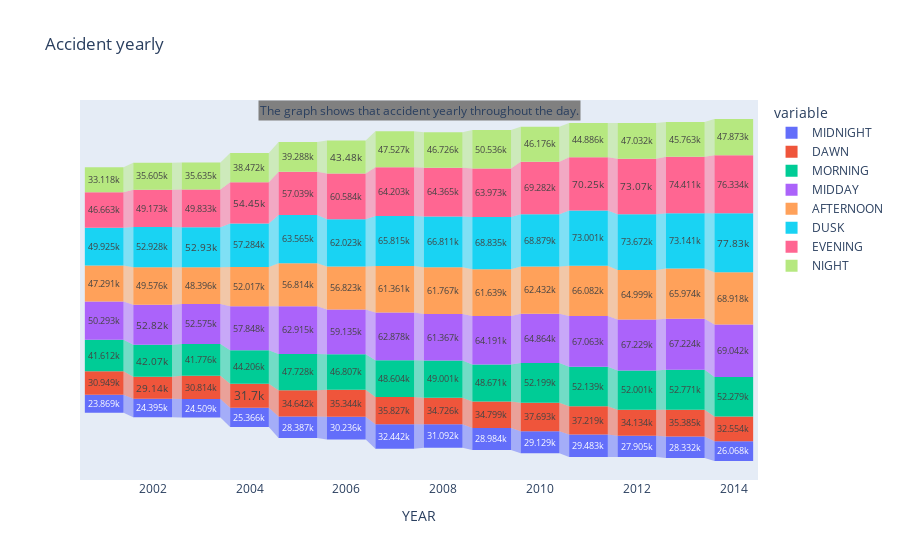

Notebook cell for this chart:
### Code cell
# accident throughout the day
time = ["MIDNIGHT","DAWN","MORNING","MIDDAY","AFTERNOON","DUSK","EVENING","NIGHT"]
fig = px.funnel(grouped_obj1, x=grouped_obj1.index, y=time, title='Accident yearly')
conclusion = 'The graph shows that accident yearly throughout the day.'
fig.add_annotation(text=conclusion, xref='paper', yref='paper', x=.5, y=1, bgcolor='grey', showarrow=False, font=dict(size=12))
fig.show()

### Figure 1 — Plotly figure (JSON) as saved in the notebook; plotly's stock layout.template omitted (floating-point values rounded to 4 significant figures)
{"data": [{"hovertemplate": "variable=MIDNIGHT<br>YEAR=%{x}<br>value=%{y}<extra></extra>", "legendgroup": "MIDNIGHT", "marker": {"color": "#636efa"}, "name": "MIDNIGHT", "orientation": "v", "showlegend": true, "type": "funnel", "x": [2001, 2002, 2003, 2004, 2005, 2006, 2007, 2008, 2009, 2010, 2011, 2012, 2013, 2014], "xaxis": "x", "y": [23869, 24395, 24509, 25366, 28387, 30236, 32442, 31092, 28984, 29129, 29483, 27905, 28332, 26068], "yaxis": "y"}, {"hovertemplate": "variable=DAWN<br>YEAR=%{x}<br>value=%{y}<extra></extra>", "legendgroup": "DAWN", "marker": {"color": "#EF553B"}, "name": "DAWN", "orientation": "v", "showlegend": true, "type": "funnel", "x": [2001, 2002, 2003, 2004, 2005, 2006, 2007, 2008, 2009, 2010, 2011, 2012, 2013, 2014], "xaxis": "x", "y": [30949, 29140, 30814, 31700, 34642, 35344, 35827, 34726, 34799, 37693, 37219, 34134, 35385, 32554], "yaxis": "y"}, {"hovertemplate": "variable=MORNING<br>YEAR=%{x}<br>value=%{y}<extra></extra>", "legendgroup": "MORNING", "marker": {"color": "#00cc96"}, "name": "MORNING", "orientation": "v", "showlegend": true, "type": "funnel", "x": [2001, 2002, 2003, 2004, 2005, 2006, 2007, 2008, 2009, 2010, 2011, 2012, 2013, 2014], "xaxis": "x", "y": [41612, 42070, 41776, 44206, 47728, 46807, 48604, 49001, 48671, 52199, 52139, 52001, 52771, 52279], "yaxis": "y"}, {"hovertemplate": "variable=MIDDAY<br>YEAR=%{x}<br>value=%{y}<extra></extra>", "legendgroup": "MIDDAY", "marker": {"color": "#ab63fa"}, "name": "MIDDAY", "orientation": "v", "showlegend": true, "type": "funnel", "x": [2001, 2002, 2003, 2004, 2005, 2006, 2007, 2008, 2009, 2010, 2011, 2012, 2013, 2014], "xaxis": "x", "y": [50293, 52820, 52575, 57848, 62915, 59135, 62878, 61367, 64191, 64864, 67063, 67229, 67224, 69042], "yaxis": "y"}, {"hovertemplate": "variable=AFTERNOON<br>YEAR=%{x}<br>value=%{y}<extra></extra>", "legendgroup": "AFTERNOON", "marker": {"color": "#FFA15A"}, "name": "AFTERNOON", "orientation": "v", "showlegend": true, "type": "funnel", "x": [2001, 2002, 2003, 2004, 2005, 2006, 2007, 2008, 2009, 2010, 2011, 2012, 2013, 2014], "xaxis": "x", "y": [47291, 49576, 48396, 52017, 56814, 56823, 61361, 61767, 61639, 62432, 66082, 64999, 65974, 68918], "yaxis": "y"}, {"hovertemplate": "variable=DUSK<br>YEAR=%{x}<br>value=%{y}<extra></extra>", "legendgroup": "DUSK", "marker": {"color": "#19d3f3"}, "name": "DUSK", "orientation": "v", "showlegend": true, "type": "funnel", "x": [2001, 2002, 2003, 2004, 2005, 2006, 2007, 2008, 2009, 2010, 2011, 2012, 2013, 2014], "xaxis": "x", "y": [49925, 52928, 52930, 57284, 63565, 62023, 65815, 66811, 68835, 68879, 73001, 73672, 73141, 77830], "yaxis": "y"}, {"hovertemplate": "variable=EVENING<br>YEAR=%{x}<br>value=%{y}<extra></extra>", "legendgroup": "EVENING", "marker": {"color": "#FF6692"}, "name": "EVENING", "orientation": "v", "showlegend": true, "type": "funnel", "x": [2001, 2002, 2003, 2004, 2005, 2006, 2007, 2008, 2009, 2010, 2011, 2012, 2013, 2014], "xaxis": "x", "y": [46663, 49173, 49833, 54450, 57039, 60584, 64203, 64365, 63973, 69282, 70250, 73070, 74411, 76334], "yaxis": "y"}, {"hovertemplate": "variable=NIGHT<br>YEAR=%{x}<br>value=%{y}<extra></extra>", "legendgroup": "NIGHT", "marker": {"color": "#B6E880"}, "name": "NIGHT", "orientation": "v", "showlegend": true, "type": "funnel", "x": [2001, 2002, 2003, 2004, 2005, 2006, 2007, 2008, 2009, 2010, 2011, 2012, 2013, 2014], "xaxis": "x", "y": [33118, 35605, 35635, 38472, 39288, 43480, 47527, 46726, 50536, 46176, 44886, 47032, 45763, 47873], "yaxis": "y"}], "layout": {"annotations": [{"bgcolor": "grey", "font": {"size": 12}, "showarrow": false, "text": "The graph shows that accident yearly throughout the day.", "x": 0.5, "xref": "paper", "y": 1, "yref": "paper"}], "legend": {"title": {"text": "variable"}, "tracegroupgap": 0}, "title": {"text": "Accident yearly"}, "xaxis": {"anchor": "y", "domain": [0, 1], "title": {"text": "YEAR"}}, "yaxis": {"anchor": "x", "domain": [0, 1], "title": {"text": "value"}}}}
